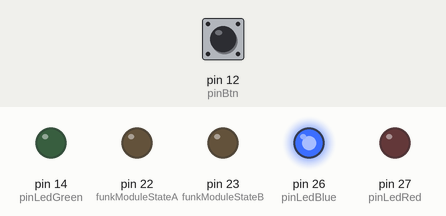
A sketch run on a simulated Arduino Mega 2560, built with avr-gcc and run on an emulated ATmega2560. Parts: output pins drawn as LEDs (lit = HIGH). Dashed ring = blinking. Inputs (shaded band) come from the test bench; at power-on: pin 12 (pinBtn) LOW.

Above: at 6.0 s.
6.1 s: pin 12 (pinBtn) pulled HIGH for 0.15 s
At 6.34 s:
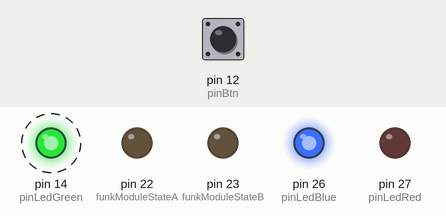
9.2 s: pin 12 (pinBtn) pulled HIGH for 1 s
At 10.5 s:
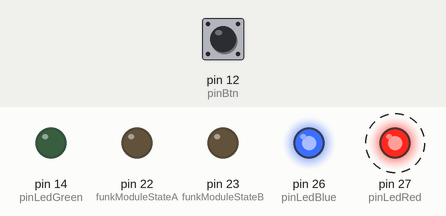
13.2 s: pin 12 (pinBtn) pulled HIGH for 3.2 s
At 14.5 s:
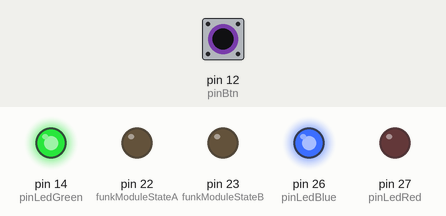
Timing chart, 0 to 23.9 s (numbered marks = the images above; inputs shaded):
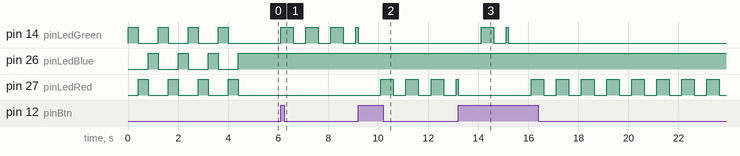

The sketch:

transmitter.ino
```cpp
// (licence header left out)
// Status des Moduls
// 0: Status unbekannt
// 1: wird eingeschaltet
// 2: ist eingeschaltet
// 3: wird ausgeschaltet
// 4: ist ausgeschaltet
int state = 0;

// Intervals
unsigned long pushInterval = 20000; // Interval, mit dem versucht wird, die Lampe einzuschalten
unsigned long statusInterval = 180000; // Interval, in dem im ein- und ausgeschalteten Zustand die Lampe abgefragt wird
unsigned long offTimeout = 40000; // Zeit bis zum Ausschalten des Moduls, wenn die Lampe abgeschaltet wurde

// Zeitstempel
unsigned long lastTurnOnSignal = 0;
unsigned long lastTurnOffSignal = 0;
unsigned long lastRequStateSignal = 0;
unsigned long lastLampOffInfo = 0;
unsigned long lastShutdownPressed = 0;

// Commands
char cmdLampSetOn[]    = "CLON"; // Anweisung, die Lampe einzuschalten
char cmdLampSetOff[]   = "CLOF"; // Anweisung, die Lampe auszuschalten
char cmdGetLampState[] = "CLST"; // Anweisung, den Status zurückgegeben

// Replys
char replyStateOn[]   = "LSON"; // Antwort: Die Lampe ist eingeschaltet
char replyStateOff[]  = "LSOF"; // Antwort: Die Lampe ist ausgeschaltet

// pins
int pinLedGreen    = 14; // Grünes LED
int pinLedRed   = 27; // Rotes LED
int pinLedBlue = 26; // Blaues LED
int pinBtn = 12; // Button zum ein-/ausschalten

int funkModuleStateA = 22; // Status des Funkmoduls
int funkModuleStateB = 23; // Status des Funkmoduls

// Buffer
char buf[5] = {'\0','\0','\0','\0','\0'};


void setup() {
  // Ausgänge Setzen und Selbsthaltung aktivieren
  pinMode(pinLedGreen, OUTPUT);
  pinMode(pinLedRed, OUTPUT);
  pinMode(pinLedBlue, OUTPUT);
  pinMode(pinBtn, INPUT);
  pinMode(funkModuleStateA, OUTPUT);
  pinMode(funkModuleStateB, OUTPUT);
  Serial2.begin(9600);
  ledTest(0);

  // Funkmodul einschalten
  digitalWrite(funkModuleStateA, LOW);
  digitalWrite(funkModuleStateB, LOW);
}

void loop() {
  // ********************************
  // Button lesen (2s Entprellt)
  // ********************************
  if (digitalRead(pinBtn) == HIGH && lastShutdownPressed + 2000 < millis()) {
    if (state == 1 || state == 2) {
      state = 3; // wird ausgeschaltet

    } else {
      state = 1; // wird eingeschaltet
    }

    lastShutdownPressed = millis();
  }

  // ********************************
  // Serielle Daten lesen
  // ********************************

  // alle seriellen Daten lesen und prüfen
  if (Serial2.available() > 0) {

    // Array nachrutschen
    buf[0] = buf[1];
    buf[1] = buf[2];
    buf[2] = buf[3];
    buf[3] = Serial2.read();

    // Serial.print(buf);
    // Lampe ein
    if (strcmp(buf, replyStateOn) == 0) {
      state = 2;

    // Lampe aus
    } else if (strcmp(buf, replyStateOff) == 0) {
      state = 4;
      lastLampOffInfo = millis();
    }
  }

  // ********************************
  // Serielle Daten senden
  // ********************************

  // einschalten
  if (state == 1) {
    if (lastTurnOnSignal == 0 || (lastTurnOnSignal + pushInterval) < millis()) {
      Serial2.print(cmdLampSetOn);
      lastTurnOnSignal = millis();
      lastRequStateSignal = millis();
      lastTurnOffSignal = 0;
    }

  // ausschalten
  } else if (state == 3) {
    if (lastTurnOffSignal == 0 || (lastTurnOffSignal + pushInterval) < millis()) {
      Serial2.print(cmdLampSetOff);
      lastTurnOffSignal = millis();
      lastRequStateSignal = millis();
      lastTurnOnSignal = 0;
    }

  // unbekannt, Ein- und ausgeschaltet: Status abfragen
  } else if (state == 2 || state == 4) {
    if (lastRequStateSignal == 0 || (lastRequStateSignal + statusInterval) < millis()) {
      Serial2.print(cmdGetLampState);
      lastRequStateSignal = millis();
    }
  }

  // ********************************
  // LEDs ansteuern
  // ********************************

  if (state == 0) { // unbekannt
    digitalWrite(pinLedBlue, HIGH);
    digitalWrite(pinLedRed, LOW);
    digitalWrite(pinLedGreen, LOW);

  } else if (state == 1) { // wird eingeschaltet (blinkt)
    ledBlinker(pinLedGreen);
    digitalWrite(pinLedRed, LOW);
    digitalWrite(pinLedBlue, HIGH);

  } else if (state == 2) { // Ein
    digitalWrite(pinLedGreen, HIGH);
    digitalWrite(pinLedRed, LOW);
    digitalWrite(pinLedBlue, HIGH);

  } else if (state == 3) { // wird ausgeschaltet (blinkt)
    ledBlinker(pinLedRed);
    digitalWrite(pinLedGreen, LOW);
    digitalWrite(pinLedBlue, HIGH);

  }  else if (state == 4) { // Aus
    digitalWrite(pinLedGreen, LOW);
    digitalWrite(pinLedRed, HIGH);
    digitalWrite(pinLedBlue, HIGH);
  }

  // ********************************
  // Modul ausschalten
  // ********************************

  if (state == 4 && (lastLampOffInfo + offTimeout) < millis()) {
    state = 0;
  }

}


// ********************************
// Funktionen
// ********************************

/**
 * Testet alle LEDs durch blinken durch.
 */
void ledTest(int cnt) {
  digitalWrite(pinLedGreen, HIGH);
  delay(400);
  digitalWrite(pinLedGreen, LOW);
  digitalWrite(pinLedRed, HIGH);
  delay(400);
  digitalWrite(pinLedRed, LOW);
  digitalWrite(pinLedBlue, HIGH);
  delay(400);
  digitalWrite(pinLedBlue, LOW);

  //rekursion
  if (cnt < 3) {
    ledTest(cnt+1);
  }
}

/**
 * Lässt die LED blinken (0.5s interval)
 */
bool ledOn = false;
unsigned long lastChange = 0;
void ledBlinker(int pin) {
  if (lastChange + 500 < millis()) {
    digitalWrite(pin, ledOn ? LOW : HIGH);
    lastChange = millis();
    ledOn = !ledOn;
  }
}
```

Measured:
- after the input at 6.1 s, pin 14 (pinLedGreen): alternates HIGH for 0.50 s and LOW for 0.50 s, starting at once
- after the input at 9.2 s, pin 27 (pinLedRed): alternates HIGH for 0.50 s and LOW for 0.50 s, starting after 0.91 s
- after the input at 13.2 s, pin 14 (pinLedGreen): LOW → HIGH after 0.91 s, → LOW 0.50 s later, → HIGH 0.50 s later, → LOW 0.08 s later
